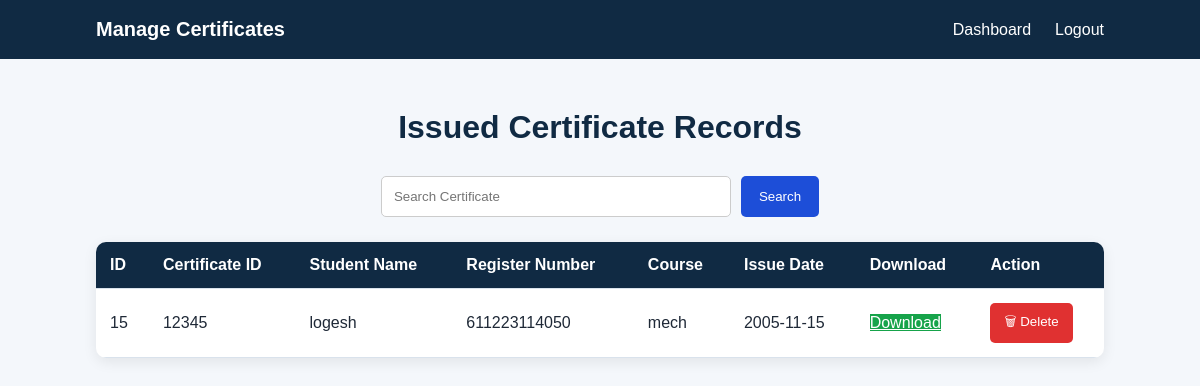
Before: /certificates (signed in) with the older database file.
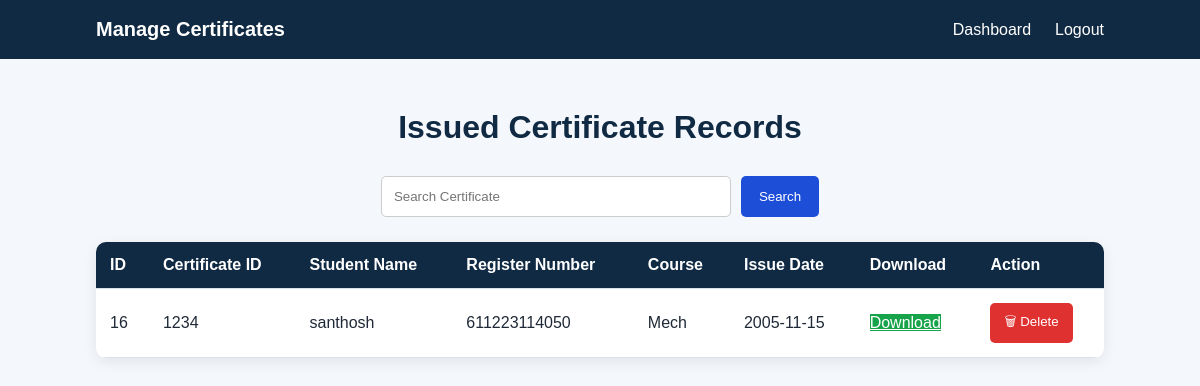
After: the same page with the newer database file.
### tables this page shows
CREATE TABLE certificates (
            id INTEGER PRIMARY KEY AUTOINCREMENT,
            certificate_id TEXT UNIQUE NOT NULL,
            student_name TEXT NOT NULL,
            register_number TEXT NOT NULL,
            course TEXT NOT NULL,
            institution TEXT NOT NULL,
            issue_date TEXT NOT NULL,
            file_name TEXT NOT NULL,
            qr_code TEXT NOT NULL,
            certificate_hash TEXT NOT NULL,
            previous_hash TEXT NOT NULL,
            block_hash TEXT NOT NULL,
            created_at TEXT NOT NULL
        , status TEXT NOT NULL DEFAULT 'VALID', revoked_at TEXT, admin_id INTEGER);

### app.py (the view)
@app.route("/certificates")
def certificate_list():
    if "admin" not in session:
        return redirect(url_for("login"))
    search=request.args.get("search","")
    if search:
        certificates=search_certificates(search)
    else:
        certificates = get_admin_certificates(session["admin_id"])
    return render_template(
    "certificates.html",
    certificates=certificates,
    search=search
    )

### database.py (called while the page is built)
def get_connection():
    connection = sqlite3.connect(DATABASE_NAME)
    connection.row_factory = sqlite3.Row
    return connection

def get_admin_certificates(admin_id):
    connection = get_connection()
    cursor = connection.cursor()
    cursor.execute("""
        SELECT *
        FROM certificates
        WHERE admin_id = ?
        ORDER BY id DESC
    """, (admin_id,))
    certificates = cursor.fetchall()
    connection.close()
    return certificates

### templates/certificates.html (shortened to what this page needs)
<!DOCTYPE html>
<html lang="en">
<head>
    <link
        rel="stylesheet"
        href="{{ url_for('static', filename='style.css') }}"
    >
</head>
<body>
<header class="navbar">
    <div class="logo">
        Manage Certificates
    </div>
    <nav>
        <a href="/dashboard">Dashboard</a>
        <a href="/logout">Logout</a>
    </nav>
</header>
<main class="blockchain-section">
    <h1>Issued Certificate Records</h1>
    <form
        action="/certificates"
        method="GET"
        class="search-form"
    >
        <input
            type="text"
            name="search"
            placeholder="Search Certificate"
            value="{{ search }}"
        >
        <button
            type="submit"
            class="search-btn"
        >
            Search
        </button>
    </form>
    {% if certificates %}
    <div class="table-container">
        <table class="certificate-table">
            <thead>
                <tr>
                    <th>ID</th>
                    <th>Certificate ID</th>
                    <th>Student Name</th>
                    <th>Register Number</th>
                    <th>Course</th>
                    <th>Issue Date</th>
                    <th>Download</th>
                    <th>Action</th>
                </tr>
            </thead>
            <tbody>
                {% for certificate in certificates %}
                <tr>
                    <td>{{ certificate["id"] }}</td>
                    <td>{{ certificate["certificate_id"] }}</td>
                    <td>{{ certificate["student_name"] }}</td>
                    <td>{{ certificate["register_number"] }}</td>
                    <td>{{ certificate["course"] }}</td>
                    <td>{{ certificate["issue_date"] }}</td>
                    <td>
                        <a
                            href="/download/{{ certificate['certificate_id'] }}"
                            class="download-btn"
                        >
                            Download
                        </a>
                    </td>
                    <td>
                        <form
                            action="/delete/{{ certificate['certificate_id'] }}"
                            method="POST"
                            onsubmit="return confirm('Are you sure you want to delete this certificate?');"
                        >
                            <button
                                type="submit"
                                class="delete-btn"
                            >
                                🗑 Delete
                            </button>
                        </form>
                    </td>
                </tr>
                {% endfor %}
            </tbody>
        </table>
    </div>
    {% else %}
    <p class="empty-message">
        No certificates are available.
    </p>
    {% endif %}
</main>
</body>
</html>

Changed rows visible on the page:
removed certificates: id "15", certificate_id "12345", student_name "logesh", register_number "611223114050", course "mech", issue_date "2005-11-15"
added certificates: id "16", certificate_id "1234", student_name "santhosh", register_number "611223114050", course "Mech", issue_date "2005-11-15"
